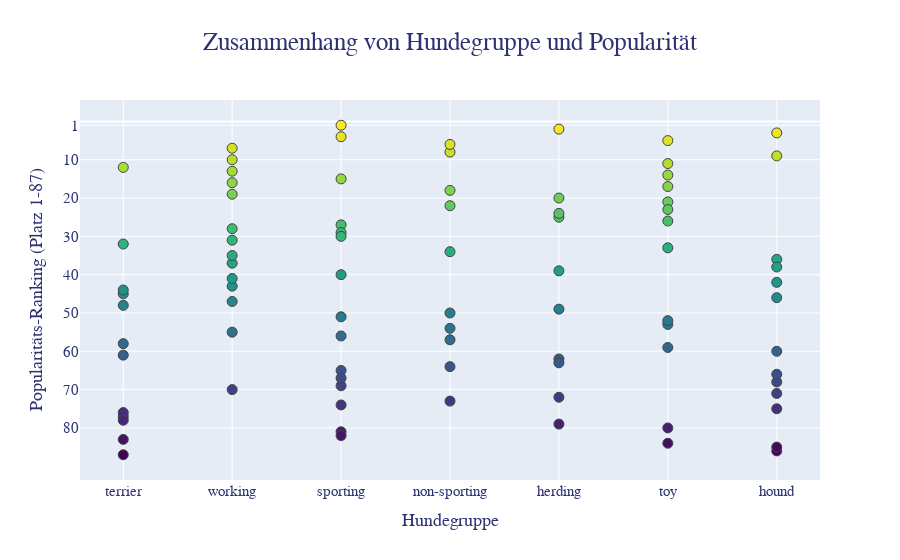

The cell this chart's notebook holds for it:
### Markdown cell above
# Hundegruppe vs Popularität

### Code cell
fig = px.scatter(
    data,
    x='type',
    y='popularity ranking',
    hover_name='Breed',
    labels={"type": "Hundegruppe", "popularity ranking": "Popularitäts-Ranking (Platz 1-87)"},
    title='Zusammenhang von Hundegruppe und Popularität',
    color='popularity ranking',
    color_continuous_scale='Viridis_r'
)

fig.update_layout(
    font=dict(
        family="Trebuchet MS",
        size=15,
        color="#2c3272",
    ),
    title_font=dict(
        family="Trebuchet MS",
        size=25,
        color="#2c3272" 
    ),
    title_x=0.5,
    title_xanchor='center'
)

# Weiße Umrandung um die Marker
fig.update_traces(
    marker=dict(
        size = 10,
        line=dict(
            width=1  # Breite der Umrandung in Pixeln
        )
    )
)


fig.update_yaxes(
    autorange='reversed',
    tickmode='array',
    dtick=10,
    tickvals=[1, 10, 20, 30, 40, 50, 60, 70, 80]
)

fig.update_coloraxes(showscale=False)


fig.show()

### Figure 1 — Plotly figure (JSON) as saved in the notebook; plotly's stock layout.template omitted (floating-point values rounded to 4 significant figures)
{"data": [{"hovertemplate": "<b>%{hovertext}</b><br><br>Hundegruppe=%{x}<br>Popularitäts-Ranking (Platz 1-87)=%{marker.color}<extra></extra>", "hovertext": ["Border Terrier", "Cairn Terrier", "Siberian Husky", "Welsh Springer Spaniel", "English Cocker Spaniel", "Cocker Spaniel", "Lhasa Apso", "English Springer Spaniel", "Shetland Sheepdog", "West Highland White Terrier", "Brittany", "German Shorthaired Pointer", "Pointer", "Tibetan Spaniel", "Labrador Retriever", "Bichon Frise", "Irish Setter", "Samoyed", "Shih Tzu", "Golden Retriever", "Chesapeake Bay Retriever", "Papillon", "Gordon Setter", "English Setter", "Pug", "Affenpinscher", "Miniature Schnauzer", "Beagle", "Border Collie", "Australian Terrier", "Whippet", "Boston Terrier", "Briard", "Bedlington Terrier", "Cavalier King Charles Spaniel", "Dalmatian", "Flat-Coated Retriever", "Belgian Tervuren", "Basset Hound", "Poodle", "Staffordshire Bull Terrier", "Bouvier des Flandres", "Pembroke Welsh Corgi", "Clumber Spaniel", "Pomeranian", "Australian Shepherd", "Pharaoh Hound", "Dandie Dinmont Terrier", "Greyhound", "Saluki", "Australian Cattle Dog", "Tibetan Terrier", "Norfolk Terrier", "Dachshund", "Chihuahua", "Doberman Pinscher", "English Toy Spaniel", "Newfoundland", "Basenji", "Afghan Hound", "Old English Sheepdog", "French Bulldog", "Bernese Mountain Dog", "Boxer", "Brussels Griffon", "Maltese", "Giant Schnauzer", "Rottweiler", "Yorkshire Terrier", "Irish Wolfhound", "Scottish Terrier", "Bullmastiff", "German Shepherd", "Mastiff", "Great Dane", "Kerry Blue Terrier", "Italian Greyhound", "Pekingese", "Rhodesian Ridgeback", "Bull Terrier", "Saint Bernard", "Borzoi", "Alaskan Malamute", "Bloodhound", "Chow Chow", "Akita", "Bulldog"], "legendgroup": "", "marker": {"color": [61, 48, 16, 81, 51, 27, 50, 29, 20, 32, 30, 15, 74, 73, 1, 34, 56, 55, 11, 4, 40, 33, 69, 65, 26, 84, 12, 3, 39, 77, 46, 22, 79, 83, 21, 57, 67, 72, 36, 8, 58, 62, 25, 82, 17, 24, 86, 87, 85, 75, 49, 64, 76, 9, 14, 13, 80, 37, 68, 66, 63, 18, 31, 7, 59, 23, 70, 10, 5, 60, 45, 35, 2, 28, 19, 78, 53, 52, 38, 44, 43, 71, 47, 42, 54, 41, 6], "coloraxis": "coloraxis", "line": {"width": 1}, "size": 10, "symbol": "circle"}, "mode": "markers", "name": "", "orientation": "v", "showlegend": false, "type": "scatter", "x": ["terrier", "terrier", "working", "sporting", "sporting", "sporting", "non-sporting", "sporting", "herding", "terrier", "sporting", "sporting", "sporting", "non-sporting", "sporting", "non-sporting", "sporting", "working", "toy", "sporting", "sporting", "toy", "sporting", "sporting", "toy", "toy", "terrier", "hound", "herding", "terrier", "hound", "non-sporting", "herding", "terrier", "toy", "non-sporting", "sporting", "herding", "hound", "non-sporting", "terrier", "herding", "herding", "sporting", "toy", "herding", "hound", "terrier", "hound", "hound", "herding", "non-sporting", "terrier", "hound", "toy", "working", "toy", "working", "hound", "hound", "herding", "non-sporting", "working", "working", "toy", "toy", "working", "working", "toy", "hound", "terrier", "working", "herding", "working", "working", "terrier", "toy", "toy", "hound", "terrier", "working", "hound", "working", "hound", "non-sporting", "working", "non-sporting"], "xaxis": "x", "y": [61, 48, 16, 81, 51, 27, 50, 29, 20, 32, 30, 15, 74, 73, 1, 34, 56, 55, 11, 4, 40, 33, 69, 65, 26, 84, 12, 3, 39, 77, 46, 22, 79, 83, 21, 57, 67, 72, 36, 8, 58, 62, 25, 82, 17, 24, 86, 87, 85, 75, 49, 64, 76, 9, 14, 13, 80, 37, 68, 66, 63, 18, 31, 7, 59, 23, 70, 10, 5, 60, 45, 35, 2, 28, 19, 78, 53, 52, 38, 44, 43, 71, 47, 42, 54, 41, 6], "yaxis": "y"}], "layout": {"coloraxis": {"colorbar": {"title": {"text": "Popularitäts-Ranking (Platz 1-87)"}}, "colorscale": [[0, "#fde725"], [0.1111, "#b5de2b"], [0.2222, "#6ece58"], [0.3333, "#35b779"], [0.4444, "#1f9e89"], [0.5556, "#26828e"], [0.6667, "#31688e"], [0.7778, "#3e4989"], [0.8889, "#482878"], [1, "#440154"]], "showscale": false}, "font": {"color": "#2c3272", "family": "Trebuchet MS", "size": 15}, "legend": {"tracegroupgap": 0}, "title": {"font": {"color": "#2c3272", "family": "Trebuchet MS", "size": 25}, "text": "Zusammenhang von Hundegruppe und Popularität", "x": 0.5, "xanchor": "center"}, "xaxis": {"anchor": "y", "domain": [0, 1], "title": {"text": "Hundegruppe"}}, "yaxis": {"anchor": "x", "autorange": "reversed", "domain": [0, 1], "dtick": 10, "tickmode": "array", "tickvals": [1, 10, 20, 30, 40, 50, 60, 70, 80], "title": {"text": "Popularitäts-Ranking (Platz 1-87)"}}}}
